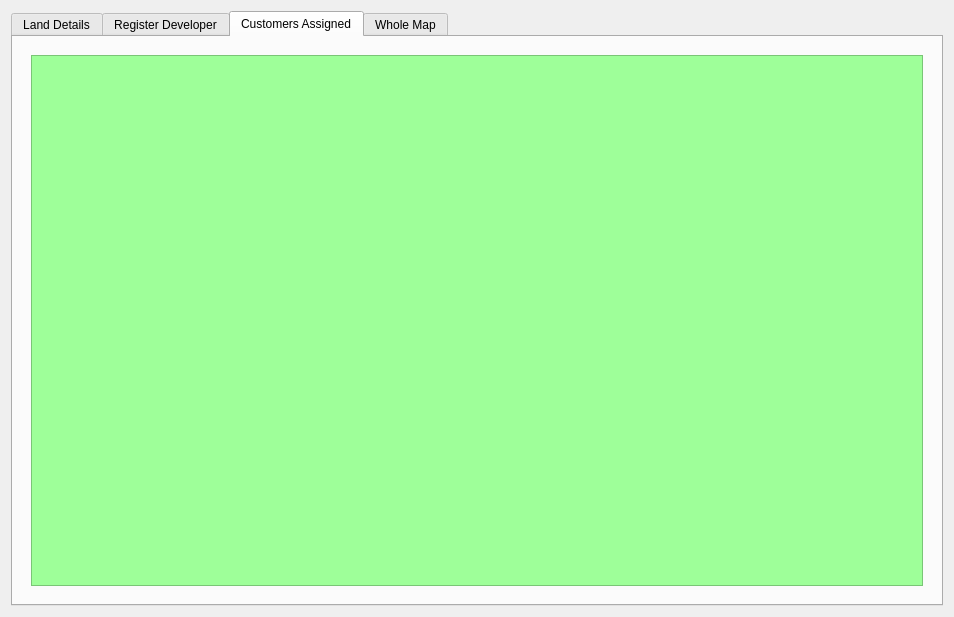
<?xml version="1.0" encoding="UTF-8"?>
<ui version="4.0">
 <class>Form</class>
 <widget class="QWidget" name="Form">
  <property name="geometry">
   <rect>
    <x>0</x>
    <y>0</y>
    <width>954</width>
    <height>617</height>
   </rect>
  </property>
  <property name="windowTitle">
   <string>Form</string>
  </property>
  <layout class="QGridLayout" name="gridLayout_3">
   <item row="0" column="0">
    <widget class="QTabWidget" name="tabWidget">
     <property name="styleSheet">
      <string notr="true">QWidget#tabWidgetPage1{
		background-color: rgb(158, 255, 153);
		color: #ffffff;
}
QWidget#tab{
background-color: rgb(158, 255, 153);
		color: #ffffff;
}</string>
     </property>
     <property name="currentIndex">
      <number>2</number>
     </property>
     <widget class="QWidget" name="tabWidgetPage1">
      <attribute name="title">
       <string>Land Details</string>
      </attribute>
      <layout class="QHBoxLayout" name="horizontalLayout">
       <item>
        <widget class="QWidget" name="widget_3" native="true">
         <property name="maximumSize">
          <size>
           <width>250</width>
           <height>16777215</height>
          </size>
         </property>
         <property name="styleSheet">
          <string notr="true">QWidget#widget_3{
		background: #333333;
		color: #ffffff;
}</string>
         </property>
         <layout class="QVBoxLayout" name="verticalLayout_2">
          <item>
           <widget class="QWidget" name="widget_4" native="true">
            <property name="maximumSize">
             <size>
              <width>16777215</width>
              <height>70</height>
             </size>
            </property>
            <layout class="QHBoxLayout" name="horizontalLayout_2">
             <item>
              <widget class="QLineEdit" name="filterList">
               <property name="font">
                <font>
                 <pointsize>12</pointsize>
                </font>
               </property>
              </widget>
             </item>
             <item>
              <widget class="QLabel" name="label">
               <property name="font">
                <font>
                 <pointsize>12</pointsize>
                </font>
               </property>
               <property name="styleSheet">
                <string notr="true">QLabel#label{
		background: transparent;
		color: #ffffff;
}</string>
               </property>
               <property name="text">
                <string>Search</string>
               </property>
              </widget>
             </item>
            </layout>
           </widget>
          </item>
          <item>
           <widget class="QLabel" name="label_3">
            <property name="font">
             <font>
              <pointsize>14</pointsize>
             </font>
            </property>
            <property name="styleSheet">
             <string notr="true">QLabel#label_3{
		background: transparent;
		color: #ffffff;
}</string>
            </property>
            <property name="text">
             <string>Available Plots</string>
            </property>
            <property name="alignment">
             <set>Qt::AlignCenter</set>
            </property>
           </widget>
          </item>
          <item>
           <widget class="QListWidget" name="mainLeftList">
            <property name="minimumSize">
             <size>
              <width>200</width>
              <height>0</height>
             </size>
            </property>
            <property name="font">
             <font>
              <pointsize>12</pointsize>
             </font>
            </property>
            <property name="styleSheet">
             <string notr="true">QListWidget#mainLeftList{
		background: transparent;
		color: #ffffff;
		border:none;
}</string>
            </property>
           </widget>
          </item>
         </layout>
        </widget>
       </item>
       <item>
        <widget class="QWidget" name="featureLabels" native="true">
         <property name="styleSheet">
          <string notr="true">QWidget#featureLabels{
		background: #ffffff;
		color: #000000;
		padding: 0px;
		margin: 0px;
}</string>
         </property>
         <layout class="QVBoxLayout" name="verticalLayout_3">
          <item>
           <widget class="QLabel" name="selectedFeature">
            <property name="maximumSize">
             <size>
              <width>16777215</width>
              <height>40</height>
             </size>
            </property>
            <property name="font">
             <font>
              <pointsize>15</pointsize>
             </font>
            </property>
            <property name="styleSheet">
             <string notr="true">background-color: rgb(158, 255, 153);</string>
            </property>
            <property name="text">
             <string>Selected Plots</string>
            </property>
            <property name="alignment">
             <set>Qt::AlignCenter</set>
            </property>
           </widget>
          </item>
          <item>
           <widget class="QgsMapCanvas" name="map_holder" native="true">
            <property name="minimumSize">
             <size>
              <width>0</width>
              <height>200</height>
             </size>
            </property>
            <property name="maximumSize">
             <size>
              <width>16777215</width>
              <height>300</height>
             </size>
            </property>
            <property name="styleSheet">
             <string notr="true">margin:0 px;
boreder: 1px solid green;</string>
            </property>
            <layout class="QVBoxLayout" name="verticalLayout"/>
           </widget>
          </item>
          <item>
           <widget class="QWidget" name="widget_5" native="true">
            <property name="styleSheet">
             <string notr="true">padding:0px;</string>
            </property>
            <layout class="QGridLayout" name="gridLayout_4">
             <item row="0" column="0">
              <widget class="QWidget" name="widget_14" native="true">
               <property name="styleSheet">
                <string notr="true">margin: 0px;
border: 3px solid green;
padding-right:5px;
padding-left:5px;
border-radius:5px;</string>
               </property>
               <layout class="QGridLayout" name="gridLayout_7">
                <item row="2" column="2">
                 <widget class="QLabel" name="perimeter">
                  <property name="font">
                   <font>
                    <pointsize>11</pointsize>
                   </font>
                  </property>
                  <property name="text">
                   <string>perimeter</string>
                  </property>
                  <property name="alignment">
                   <set>Qt::AlignRight|Qt::AlignTrailing|Qt::AlignVCenter</set>
                  </property>
                 </widget>
                </item>
                <item row="0" column="2">
                 <widget class="QLabel" name="reference_no">
                  <property name="font">
                   <font>
                    <pointsize>11</pointsize>
                   </font>
                  </property>
                  <property name="styleSheet">
                   <string notr="true">text-align:right;</string>
                  </property>
                  <property name="text">
                   <string>reference#</string>
                  </property>
                  <property name="alignment">
                   <set>Qt::AlignRight|Qt::AlignTrailing|Qt::AlignVCenter</set>
                  </property>
                 </widget>
                </item>
                <item row="0" column="1">
                 <widget class="QLabel" name="label_4">
                  <property name="font">
                   <font>
                    <pointsize>11</pointsize>
                   </font>
                  </property>
                  <property name="styleSheet">
                   <string notr="true">border:none;</string>
                  </property>
                  <property name="text">
                   <string>Plot Reference No</string>
                  </property>
                 </widget>
                </item>
                <item row="1" column="1">
                 <widget class="QLabel" name="label_2">
                  <property name="font">
                   <font>
                    <pointsize>11</pointsize>
                   </font>
                  </property>
                  <property name="styleSheet">
                   <string notr="true">border:none;</string>
                  </property>
                  <property name="text">
                   <string>Area </string>
                  </property>
                 </widget>
                </item>
                <item row="1" column="2">
                 <widget class="QLabel" name="area">
                  <property name="font">
                   <font>
                    <pointsize>11</pointsize>
                   </font>
                  </property>
                  <property name="text">
                   <string> area</string>
                  </property>
                  <property name="alignment">
                   <set>Qt::AlignRight|Qt::AlignTrailing|Qt::AlignVCenter</set>
                  </property>
                 </widget>
                </item>
                <item row="2" column="1">
                 <widget class="QLabel" name="label_5">
                  <property name="font">
                   <font>
                    <pointsize>11</pointsize>
                   </font>
                  </property>
                  <property name="styleSheet">
                   <string notr="true">border:none;</string>
                  </property>
                  <property name="text">
                   <string>Perimeter </string>
                  </property>
                 </widget>
                </item>
                <item row="3" column="1">
                 <widget class="QLabel" name="label_7">
                  <property name="font">
                   <font>
                    <pointsize>11</pointsize>
                   </font>
                  </property>
                  <property name="styleSheet">
                   <string notr="true">border:none;</string>
                  </property>
                  <property name="text">
                   <string>Occupied By</string>
                  </property>
                 </widget>
                </item>
                <item row="3" column="2">
                 <widget class="QLabel" name="occupied">
                  <property name="font">
                   <font>
                    <pointsize>11</pointsize>
                   </font>
                  </property>
                  <property name="text">
                   <string>Occupant</string>
                  </property>
                  <property name="alignment">
                   <set>Qt::AlignRight|Qt::AlignTrailing|Qt::AlignVCenter</set>
                  </property>
                 </widget>
                </item>
               </layout>
              </widget>
             </item>
             <item row="0" column="1">
              <widget class="QWidget" name="widget_15" native="true">
               <property name="styleSheet">
                <string notr="true">margin: 0px;
border: 3px solid green;
padding-right:5px;
padding-left:5px;
border-radius:5px;</string>
               </property>
               <layout class="QVBoxLayout" name="verticalLayout_6">
                <item>
                 <widget class="QWidget" name="widget_16" native="true">
                  <layout class="QGridLayout" name="gridLayout_8">
                   <item row="0" column="1">
                    <widget class="QLabel" name="label_11">
                     <property name="font">
                      <font>
                       <pointsize>11</pointsize>
                      </font>
                     </property>
                     <property name="styleSheet">
                      <string notr="true">border:none;
</string>
                     </property>
                     <property name="text">
                      <string>Plot in TA</string>
                     </property>
                     <property name="alignment">
                      <set>Qt::AlignCenter</set>
                     </property>
                    </widget>
                   </item>
                   <item row="1" column="0">
                    <widget class="QLabel" name="longtude">
                     <property name="font">
                      <font>
                       <pointsize>11</pointsize>
                      </font>
                     </property>
                     <property name="styleSheet">
                      <string notr="true">border:none;</string>
                     </property>
                     <property name="text">
                      <string>village</string>
                     </property>
                     <property name="alignment">
                      <set>Qt::AlignCenter</set>
                     </property>
                    </widget>
                   </item>
                   <item row="1" column="1">
                    <widget class="QLabel" name="latitude">
                     <property name="font">
                      <font>
                       <pointsize>11</pointsize>
                      </font>
                     </property>
                     <property name="styleSheet">
                      <string notr="true">border:none;</string>
                     </property>
                     <property name="text">
                      <string>TA</string>
                     </property>
                     <property name="alignment">
                      <set>Qt::AlignCenter</set>
                     </property>
                    </widget>
                   </item>
                   <item row="0" column="0">
                    <widget class="QLabel" name="label_9">
                     <property name="font">
                      <font>
                       <pointsize>11</pointsize>
                      </font>
                     </property>
                     <property name="styleSheet">
                      <string notr="true">border:none;</string>
                     </property>
                     <property name="text">
                      <string>Plot in Vilalge:</string>
                     </property>
                     <property name="alignment">
                      <set>Qt::AlignCenter</set>
                     </property>
                    </widget>
                   </item>
                  </layout>
                 </widget>
                </item>
                <item>
                 <widget class="QWidget" name="widget_17" native="true">
                  <layout class="QVBoxLayout" name="verticalLayout_9">
                   <item>
                    <widget class="QLabel" name="label_21">
                     <property name="font">
                      <font>
                       <pointsize>11</pointsize>
                      </font>
                     </property>
                     <property name="styleSheet">
                      <string notr="true">border:none;</string>
                     </property>
                     <property name="text">
                      <string>Distance From City Council</string>
                     </property>
                     <property name="alignment">
                      <set>Qt::AlignCenter</set>
                     </property>
                    </widget>
                   </item>
                   <item>
                    <widget class="QLabel" name="distance">
                     <property name="font">
                      <font>
                       <pointsize>11</pointsize>
                      </font>
                     </property>
                     <property name="text">
                      <string>distance</string>
                     </property>
                     <property name="alignment">
                      <set>Qt::AlignCenter</set>
                     </property>
                    </widget>
                   </item>
                  </layout>
                 </widget>
                </item>
               </layout>
              </widget>
             </item>
            </layout>
           </widget>
          </item>
         </layout>
        </widget>
       </item>
      </layout>
     </widget>
     <widget class="QWidget" name="tab">
      <attribute name="title">
       <string>Register Developer</string>
      </attribute>
      <layout class="QGridLayout" name="gridLayout">
       <item row="0" column="0">
        <widget class="QWidget" name="widget" native="true">
         <layout class="QVBoxLayout" name="verticalLayout_5">
          <item>
           <widget class="QWidget" name="chart" native="true">
            <property name="font">
             <font>
              <pointsize>14</pointsize>
             </font>
            </property>
            <layout class="QHBoxLayout" name="horizontalLayout_3">
             <item>
              <spacer name="horizontalSpacer">
               <property name="orientation">
                <enum>Qt::Horizontal</enum>
               </property>
               <property name="sizeHint" stdset="0">
                <size>
                 <width>40</width>
                 <height>20</height>
                </size>
               </property>
              </spacer>
             </item>
             <item>
              <widget class="QWidget" name="widget_8" native="true">
               <property name="minimumSize">
                <size>
                 <width>300</width>
                 <height>0</height>
                </size>
               </property>
               <property name="styleSheet">
                <string notr="true">border: 5px solid #ffffff;
padding:3px;</string>
               </property>
               <layout class="QHBoxLayout" name="horizontalLayout_8">
                <item>
                 <widget class="QWidget" name="widget_10" native="true">
                  <property name="minimumSize">
                   <size>
                    <width>200</width>
                    <height>0</height>
                   </size>
                  </property>
                  <property name="styleSheet">
                   <string notr="true">QWidget#widget_10{
		background: #ffffff;
		color: #333333;
		border: none;
		padding:120px
}</string>
                  </property>
                  <layout class="QVBoxLayout" name="verticalLayout_8">
                   <item>
                    <widget class="QLabel" name="label_14">
                     <property name="font">
                      <font>
                       <pointsize>14</pointsize>
                      </font>
                     </property>
                     <property name="text">
                      <string>Developer First Name *</string>
                     </property>
                    </widget>
                   </item>
                   <item>
                    <widget class="QLineEdit" name="firstname">
                     <property name="font">
                      <font>
                       <pointsize>14</pointsize>
                      </font>
                     </property>
                     <property name="styleSheet">
                      <string notr="true">QLineEdit{
border-bottom: 1 solid blue;
border-radius:5px;}

QLineEdit:hover{
	border:1px solid green;
}</string>
                     </property>
                    </widget>
                   </item>
                   <item>
                    <widget class="QLabel" name="label_15">
                     <property name="font">
                      <font>
                       <pointsize>14</pointsize>
                      </font>
                     </property>
                     <property name="text">
                      <string>Developer Last Name *</string>
                     </property>
                    </widget>
                   </item>
                   <item>
                    <widget class="QLineEdit" name="lastname">
                     <property name="font">
                      <font>
                       <pointsize>14</pointsize>
                      </font>
                     </property>
                     <property name="styleSheet">
                      <string notr="true">QLineEdit{
border-bottom: 1 solid blue;
border-radius:5px;}

QLineEdit:hover{
	border:1px solid green;
}</string>
                     </property>
                    </widget>
                   </item>
                   <item>
                    <widget class="QLabel" name="label_17">
                     <property name="font">
                      <font>
                       <pointsize>14</pointsize>
                      </font>
                     </property>
                     <property name="text">
                      <string>Phone *</string>
                     </property>
                    </widget>
                   </item>
                   <item>
                    <widget class="QLineEdit" name="phone">
                     <property name="font">
                      <font>
                       <pointsize>14</pointsize>
                      </font>
                     </property>
                     <property name="styleSheet">
                      <string notr="true">QLineEdit{
border-bottom: 1 solid blue;
border-radius:5px;}

QLineEdit:hover{
	border:1px solid green;
}</string>
                     </property>
                    </widget>
                   </item>
                   <item>
                    <widget class="QLabel" name="label_10">
                     <property name="font">
                      <font>
                       <pointsize>14</pointsize>
                      </font>
                     </property>
                     <property name="text">
                      <string>Address</string>
                     </property>
                    </widget>
                   </item>
                   <item>
                    <widget class="QTextEdit" name="address">
                     <property name="font">
                      <font>
                       <pointsize>14</pointsize>
                      </font>
                     </property>
                     <property name="styleSheet">
                      <string notr="true">border: 1 solid blue;
border-radius:5px;</string>
                     </property>
                    </widget>
                   </item>
                   <item>
                    <widget class="QWidget" name="widget_11" native="true">
                     <property name="styleSheet">
                      <string notr="true">margin: 0;</string>
                     </property>
                     <layout class="QHBoxLayout" name="horizontalLayout_7">
                      <item>
                       <widget class="QPushButton" name="add_btn_2">
                        <property name="font">
                         <font>
                          <pointsize>14</pointsize>
                         </font>
                        </property>
                        <property name="styleSheet">
                         <string notr="true">margin: 0px;
border: 3px solid grey;
padding-right:20px;
padding-left:20px;
border-radius:5px;</string>
                        </property>
                        <property name="text">
                         <string>Add</string>
                        </property>
                       </widget>
                      </item>
                      <item>
                       <spacer name="horizontalSpacer_5">
                        <property name="orientation">
                         <enum>Qt::Horizontal</enum>
                        </property>
                        <property name="sizeHint" stdset="0">
                         <size>
                          <width>40</width>
                          <height>20</height>
                         </size>
                        </property>
                       </spacer>
                      </item>
                     </layout>
                    </widget>
                   </item>
                  </layout>
                 </widget>
                </item>
                <item>
                 <widget class="QWidget" name="widget_2" native="true">
                  <property name="minimumSize">
                   <size>
                    <width>100</width>
                    <height>0</height>
                   </size>
                  </property>
                  <property name="styleSheet">
                   <string notr="true">QWidget#widget_2{
		background: #ffffff;
		color: #333333;
		border: none;
		padding:120px
}</string>
                  </property>
                  <layout class="QVBoxLayout" name="verticalLayout_7">
                   <item>
                    <widget class="QLabel" name="label_12">
                     <property name="font">
                      <font>
                       <pointsize>14</pointsize>
                      </font>
                     </property>
                     <property name="text">
                      <string>Assign Developer to a plot</string>
                     </property>
                     <property name="alignment">
                      <set>Qt::AlignCenter</set>
                     </property>
                    </widget>
                   </item>
                   <item>
                    <widget class="QWidget" name="widget_12" native="true">
                     <layout class="QGridLayout" name="gridLayout_6">
                      <item row="0" column="0">
                       <widget class="QLabel" name="label_13">
                        <property name="font">
                         <font>
                          <pointsize>12</pointsize>
                         </font>
                        </property>
                        <property name="text">
                         <string>&lt;html&gt;&lt;head/&gt;&lt;body&gt;&lt;p align=&quot;right&quot;&gt;Select Plot&lt;/p&gt;&lt;/body&gt;&lt;/html&gt;</string>
                        </property>
                       </widget>
                      </item>
                      <item row="0" column="1">
                       <widget class="QComboBox" name="plot_combo">
                        <property name="font">
                         <font>
                          <pointsize>11</pointsize>
                         </font>
                        </property>
                        <property name="styleSheet">
                         <string notr="true">background: rgba(70,150,220,0.4);</string>
                        </property>
                       </widget>
                      </item>
                      <item row="1" column="0">
                       <widget class="QLabel" name="label_8">
                        <property name="font">
                         <font>
                          <pointsize>12</pointsize>
                         </font>
                        </property>
                        <property name="text">
                         <string>Select Developer</string>
                        </property>
                        <property name="alignment">
                         <set>Qt::AlignRight|Qt::AlignTrailing|Qt::AlignVCenter</set>
                        </property>
                       </widget>
                      </item>
                      <item row="1" column="1">
                       <widget class="QComboBox" name="customers_list">
                        <property name="font">
                         <font>
                          <pointsize>11</pointsize>
                         </font>
                        </property>
                        <property name="styleSheet">
                         <string notr="true">background: rgba(70,150,220,0.4);</string>
                        </property>
                       </widget>
                      </item>
                     </layout>
                    </widget>
                   </item>
                   <item>
                    <widget class="QWidget" name="widget_7" native="true">
                     <layout class="QGridLayout" name="gridLayout_5">
                      <item row="0" column="0">
                       <widget class="QLabel" name="label_16">
                        <property name="font">
                         <font>
                          <pointsize>14</pointsize>
                         </font>
                        </property>
                        <property name="text">
                         <string>Charged Amount :</string>
                        </property>
                        <property name="alignment">
                         <set>Qt::AlignRight|Qt::AlignTrailing|Qt::AlignVCenter</set>
                        </property>
                       </widget>
                      </item>
                      <item row="1" column="0">
                       <widget class="QLabel" name="label_6">
                        <property name="font">
                         <font>
                          <pointsize>14</pointsize>
                          <weight>50</weight>
                          <bold>false</bold>
                         </font>
                        </property>
                        <property name="text">
                         <string>Amount Payed :</string>
                        </property>
                        <property name="alignment">
                         <set>Qt::AlignRight|Qt::AlignTrailing|Qt::AlignVCenter</set>
                        </property>
                       </widget>
                      </item>
                      <item row="0" column="1">
                       <widget class="QWidget" name="widget_18" native="true">
                        <layout class="QHBoxLayout" name="horizontalLayout_9">
                         <item>
                          <widget class="QLabel" name="label_18">
                           <property name="font">
                            <font>
                             <pointsize>14</pointsize>
                            </font>
                           </property>
                           <property name="text">
                            <string>MK</string>
                           </property>
                          </widget>
                         </item>
                         <item>
                          <widget class="QLineEdit" name="charged_amount">
                           <property name="font">
                            <font>
                             <pointsize>14</pointsize>
                            </font>
                           </property>
                           <property name="styleSheet">
                            <string notr="true">QLineEdit{
border-bottom: 1 solid blue;
border-radius:5px;}

QLineEdit:hover{
	border:1px solid green;
}</string>
                           </property>
                          </widget>
                         </item>
                        </layout>
                       </widget>
                      </item>
                      <item row="1" column="1">
                       <widget class="QWidget" name="widget_19" native="true">
                        <layout class="QHBoxLayout" name="horizontalLayout_10">
                         <item>
                          <widget class="QLabel" name="label_19">
                           <property name="font">
                            <font>
                             <pointsize>14</pointsize>
                            </font>
                           </property>
                           <property name="text">
                            <string>MK</string>
                           </property>
                          </widget>
                         </item>
                         <item>
                          <widget class="QLineEdit" name="payed_amount">
                           <property name="font">
                            <font>
                             <pointsize>14</pointsize>
                            </font>
                           </property>
                           <property name="styleSheet">
                            <string notr="true">QLineEdit{
border-bottom: 1 solid blue;
border-radius:5px;}

QLineEdit:hover{
	border:1px solid green;
}</string>
                           </property>
                          </widget>
                         </item>
                        </layout>
                       </widget>
                      </item>
                     </layout>
                    </widget>
                   </item>
                   <item>
                    <widget class="QWidget" name="widget_13" native="true">
                     <layout class="QHBoxLayout" name="horizontalLayout_5">
                      <item>
                       <widget class="QPushButton" name="save">
                        <property name="font">
                         <font>
                          <pointsize>14</pointsize>
                         </font>
                        </property>
                        <property name="styleSheet">
                         <string notr="true">margin: 0px;
border: 3px solid grey;
padding-right:20px;
padding-left:20px;
border-radius:5px;</string>
                        </property>
                        <property name="text">
                         <string>Save</string>
                        </property>
                       </widget>
                      </item>
                      <item>
                       <spacer name="horizontalSpacer_3">
                        <property name="orientation">
                         <enum>Qt::Horizontal</enum>
                        </property>
                        <property name="sizeHint" stdset="0">
                         <size>
                          <width>40</width>
                          <height>20</height>
                         </size>
                        </property>
                       </spacer>
                      </item>
                     </layout>
                    </widget>
                   </item>
                   <item>
                    <widget class="QWidget" name="widget_9" native="true">
                     <property name="styleSheet">
                      <string notr="true">margin: 0;</string>
                     </property>
                     <layout class="QHBoxLayout" name="horizontalLayout_6">
                      <item>
                       <spacer name="verticalSpacer">
                        <property name="orientation">
                         <enum>Qt::Vertical</enum>
                        </property>
                        <property name="sizeHint" stdset="0">
                         <size>
                          <width>20</width>
                          <height>40</height>
                         </size>
                        </property>
                       </spacer>
                      </item>
                     </layout>
                    </widget>
                   </item>
                  </layout>
                 </widget>
                </item>
               </layout>
              </widget>
             </item>
             <item>
              <spacer name="horizontalSpacer_2">
               <property name="orientation">
                <enum>Qt::Horizontal</enum>
               </property>
               <property name="sizeHint" stdset="0">
                <size>
                 <width>40</width>
                 <height>20</height>
                </size>
               </property>
              </spacer>
             </item>
            </layout>
           </widget>
          </item>
         </layout>
        </widget>
       </item>
      </layout>
     </widget>
     <widget class="QWidget" name="tab_2">
      <attribute name="title">
       <string>Customers Assigned</string>
      </attribute>
      <layout class="QGridLayout" name="gridLayout_2">
       <item row="0" column="0">
        <widget class="QWidget" name="widget_6" native="true">
         <layout class="QHBoxLayout" name="horizontalLayout_4">
          <item>
           <widget class="QListWidget" name="developerslistwidget">
            <property name="styleSheet">
             <string notr="true">background-color: rgb(158, 255, 153);</string>
            </property>
           </widget>
          </item>
         </layout>
        </widget>
       </item>
      </layout>
     </widget>
     <widget class="QWidget" name="tab_3">
      <attribute name="title">
       <string>Whole Map</string>
      </attribute>
      <layout class="QVBoxLayout" name="verticalLayout_4">
       <item>
        <widget class="QgsMapCanvas" name="canvas" native="true"/>
       </item>
      </layout>
     </widget>
    </widget>
   </item>
  </layout>
 </widget>
 <customwidgets>
  <customwidget>
   <class>QgsMapCanvas</class>
   <extends>QWidget</extends>
   <header location="global">qgis.gui</header>
   <container>1</container>
  </customwidget>
 </customwidgets>
 <resources/>
 <connections/>
</ui>
